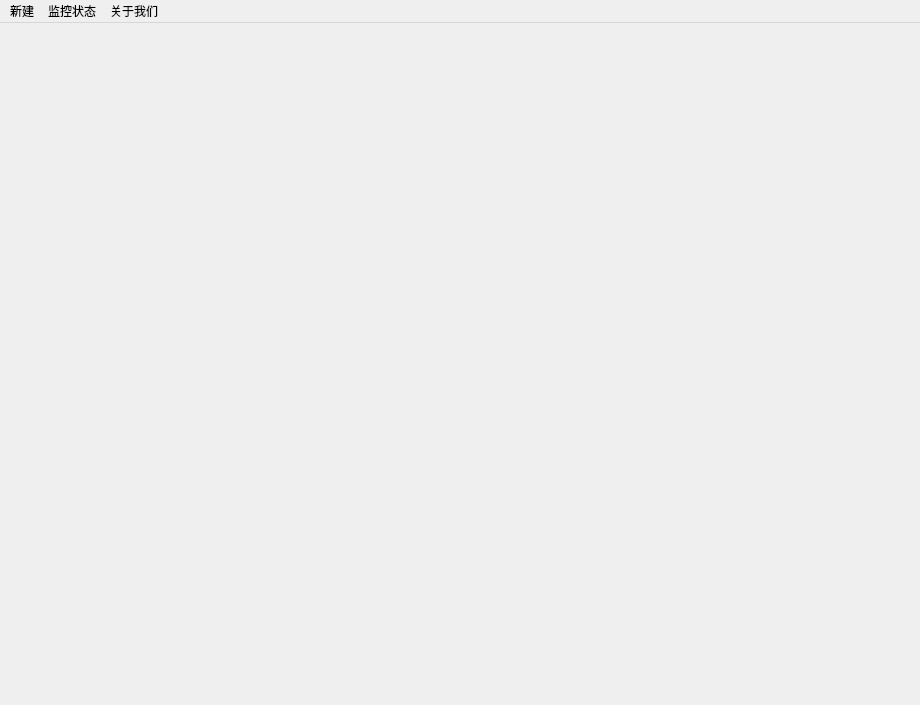
<?xml version="1.0" encoding="UTF-8"?>
<ui version="4.0">
 <class>MainWindow</class>
 <widget class="QMainWindow" name="MainWindow">
  <property name="geometry">
   <rect>
    <x>0</x>
    <y>0</y>
    <width>920</width>
    <height>705</height>
   </rect>
  </property>
  <property name="windowTitle">
   <string>爬虫管理</string>
  </property>
  <property name="windowIcon">
   <iconset resource="../img.qrc">
    <normaloff>:/／/favicon_32x32.ico</normaloff>:/／/favicon_32x32.ico</iconset>
  </property>
  <property name="toolTipDuration">
   <number>-1</number>
  </property>
  <widget class="QWidget" name="centralwidget">
   <layout class="QGridLayout" name="gridLayout">
    <item row="0" column="0">
     <widget class="QStackedWidget" name="stackedWidget"/>
    </item>
   </layout>
  </widget>
  <widget class="QMenuBar" name="menubar">
   <property name="geometry">
    <rect>
     <x>0</x>
     <y>0</y>
     <width>920</width>
     <height>26</height>
    </rect>
   </property>
   <widget class="QMenu" name="menu">
    <property name="title">
     <string>新建</string>
    </property>
    <addaction name="actionLiebiao"/>
    <addaction name="actionNeirong"/>
   </widget>
   <widget class="QMenu" name="menu_2">
    <property name="title">
     <string>关于我们</string>
    </property>
    <addaction name="actionguanyu"/>
    <addaction name="actionfankui"/>
   </widget>
   <widget class="QMenu" name="menu_3">
    <property name="title">
     <string>监控状态</string>
    </property>
    <addaction name="actionShuju"/>
    <addaction name="actionTask"/>
   </widget>
   <addaction name="menu"/>
   <addaction name="menu_3"/>
   <addaction name="menu_2"/>
  </widget>
  <action name="actionTask">
   <property name="text">
    <string>任务状态</string>
   </property>
  </action>
  <action name="actionLiebiao">
   <property name="text">
    <string>列表配置</string>
   </property>
  </action>
  <action name="actionNeirong">
   <property name="text">
    <string>内容配置</string>
   </property>
  </action>
  <action name="actionguanyuwomen">
   <property name="text">
    <string>关于我们</string>
   </property>
  </action>
  <action name="actionguanyu">
   <property name="text">
    <string>关于我们</string>
   </property>
  </action>
  <action name="actionShuju">
   <property name="text">
    <string>数据报告</string>
   </property>
  </action>
  <action name="actionfankui">
   <property name="text">
    <string>反馈意见</string>
   </property>
  </action>
 </widget>
 <resources>
  <include location="../img.qrc"/>
 </resources>
 <connections/>
</ui>
